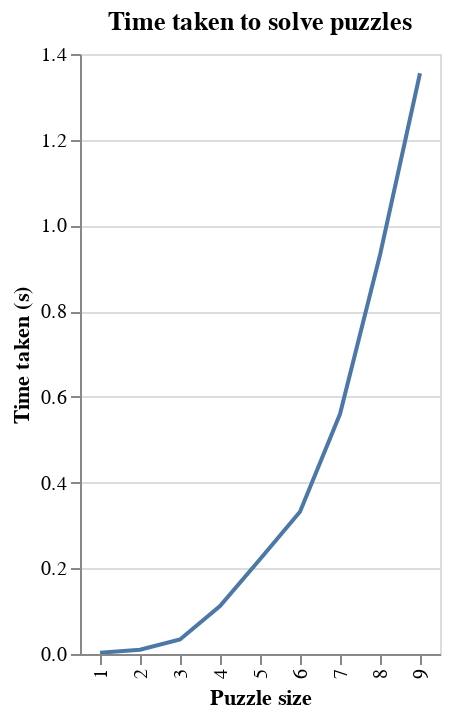

Notebook cell for this chart:
### Code cell
chart = alt.Chart(df).mark_line().encode(
    alt.X('size', type='ordinal', title='Puzzle size'),
    alt.Y('time', type='quantitative', title='Time taken (s)'),
).properties(title='Time taken to solve puzzles').interactive()
chart.show()

### Figure 1 — Vega-Lite specification as saved in the notebook (floating-point values rounded to 4 significant figures)
{"config": {"view": {"continuousWidth": 300, "continuousHeight": 300}}, "data": {"name": "data-0f968e3f7b1f4f1c10dbbd4f5f4d9ae6"}, "mark": {"type": "line"}, "encoding": {"x": {"field": "size", "title": "Puzzle size", "type": "ordinal"}, "y": {"field": "time", "title": "Time taken (s)", "type": "quantitative"}}, "params": [{"name": "param_7", "select": {"type": "interval", "encodings": ["x", "y"]}, "bind": "scales"}], "title": "Time taken to solve puzzles", "$schema": "https://vega.github.io/schema/vega-lite/v5.17.0.json", "datasets": {"data-0f968e3f7b1f4f1c10dbbd4f5f4d9ae6": [{"time": 0.003, "rules": 729, "atoms": 532, "difficulty": "Very easy", "puzzle": "param_gen1.db", "size": 1}, {"time": 0.01, "rules": 8292, "atoms": 1115, "difficulty": "Very easy", "puzzle": "param_gen2.db", "size": 2}, {"time": 0.034, "rules": 32950, "atoms": 2235, "difficulty": "Very easy", "puzzle": "param_gen3.db", "size": 3}, {"time": 0.112, "rules": 83118, "atoms": 3811, "difficulty": "Very easy", "puzzle": "param_gen4.db", "size": 4}, {"time": 0.221, "rules": 174716, "atoms": 5321, "difficulty": "Easy", "puzzle": "param_gen5.db", "size": 5}, {"time": 0.332, "rules": 310101, "atoms": 7491, "difficulty": "Easy", "puzzle": "param_gen6.db", "size": 6}, {"time": 0.56, "rules": 500880, "atoms": 10039, "difficulty": "Medium", "puzzle": "param_gen7.db", "size": 7}, {"time": 0.931, "rules": 750441, "atoms": 13235, "difficulty": "Medium", "puzzle": "param_gen8.db", "size": 8}, {"time": 1.355, "rules": 1087946, "atoms": 16311, "difficulty": "Hard", "puzzle": "param_gen9.db", "size": 9}]}}
